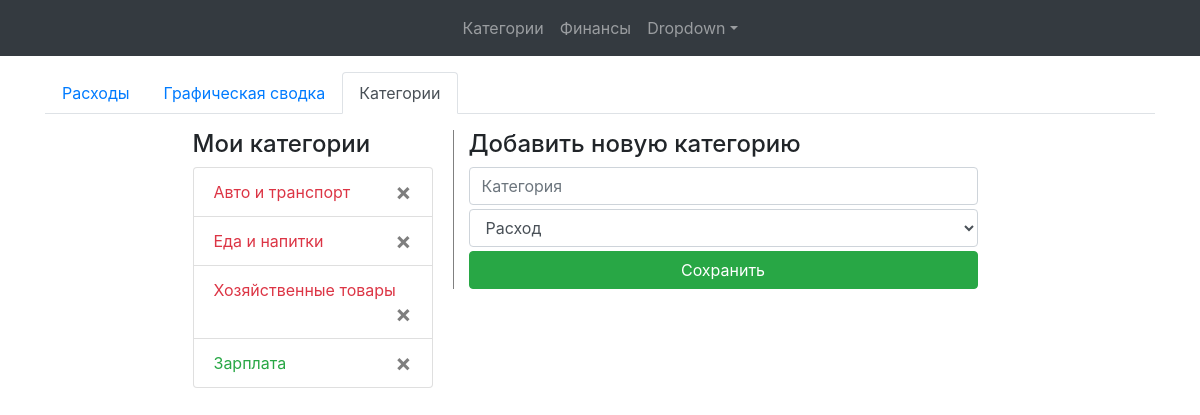
Page /category/ on the earlier database version.
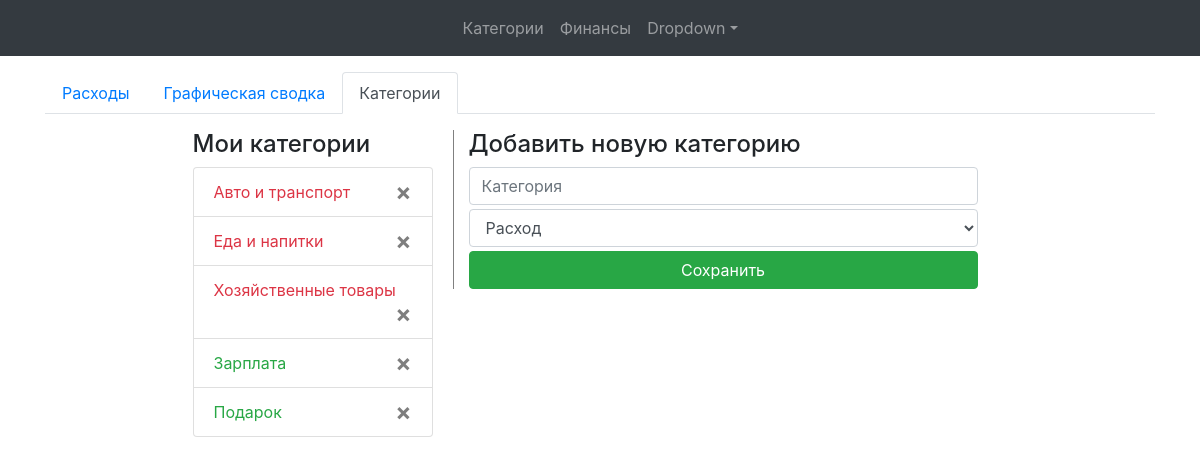
Same page on the later database version.
### budget/models.py (models this page shows)
class Category(models.Model):
    name = models.CharField(max_length=32, verbose_name="Категория")
    user = models.ForeignKey(User, blank=True, null=True, on_delete=models.CASCADE)
    type_pay = models.PositiveSmallIntegerField(choices=((0, 'Расход'), (1, 'Доход')), default=0)
    def __str__(self):
        return self.name  # + " | " + self.get_type_pay_display()

### budget/views.py (the view, shortened to what this page needs)
# urls.py: path('category/', CategoryCreateView.as_view(), name='b-category'),
class CategoryCreateView(CreateView):
    template_name = 'budget/category.html'
    form_class = CategoryForm
    model = Category
    success_url = reverse_lazy('b-category')
    def get_context_data(self, **kwargs):
        context = super().get_context_data(**kwargs)
        category_list = Category.objects.filter(user_id=self.request.user.id).order_by('type_pay', 'name')
        context.update({'category_list': category_list})
        return context
    def get_form_kwargs(self):
        kwargs = super().get_form_kwargs()
        kwargs['initial'].update({'user_id': self.request.user.id})
        return kwargs

### budget/forms.py (shortened to what this page needs)
class CategoryForm(forms.ModelForm):
    user_id = forms.IntegerField(widget=forms.HiddenInput)
    def __init__(self, *args, **kwargs):
        super().__init__(*args, **kwargs)
        for field in ['name', 'type_pay']:
            self.fields[field].widget.attrs.update({'class': 'form-control', 'placeholder': self.fields[field].label})
    class Meta:
        model = Category
        fields = ['name', 'type_pay', 'user_id']

class OperationForm(forms.ModelForm):
    def __init__(self, *args, **kwargs):
        super().__init__(*args, **kwargs)
        for field in ['value', 'description', 'category']:
            self.fields[field].widget.attrs.update({'class': 'form-control', 'placeholder': self.fields[field].label})
        self.fields['value'].widget.attrs.update({'min': 0})
        self.fields['description'].widget.attrs.update({'list': 'desc-list'})
    class Meta:
        model = Operation
        fields = ['value', 'description', 'category']

### budget/templatetags/budgettags.py (called while the page is built)
@register.inclusion_tag('budget/include/form_finance.html')
def form_finance(*args):
    form = OperationForm()
    return {'form': form}

### budget/templates/budget/category.html (shortened to what this page needs)
{% extends 'base.html' %}
{% block content %}
{% include 'budget/base_operation_include.html' %}
<div class="container row mt-3" id="app_category">
    <div class="col-3 ml-auto">
        <h4>Мои категории</h4>
        <ul class="list-group">
            {% if category_list %}
            {% for category in category_list %}
            <a href="#!"
               class="list-group-item list-group-item-action {% if category.type_pay%}text-success{%else%}text-danger{%endif%}">{{category}}
                <button type="button" class="close" data-dismiss="alert" aria-label="Close"
                        v-on:click="delete_category({{category.id}}, '{{category.name}}')">
                    <span aria-hidden="true">&times;</span>
                </button>
            </a>
            {% endfor %}
            {% else %}
            <p class="text-muted">У Вас нет категорий</p>
            {% endif %}
        </ul>
    </div>
    <div class="col-6 mr-auto  v-divider">
        <h4>Добавить новую категорию</h4>
        <form method="post">
            {% for field in form %}
            <div class="mb-1">{{field}}</div>
            {% endfor %}
            <input type="submit" value="Сохранить" class="btn btn-success btn-block">
        </form>
    </div>
</div>
{% endblock content %}

Differences in the rows shown:
added Category: name "Подарок", type_pay 1 (drawn)
